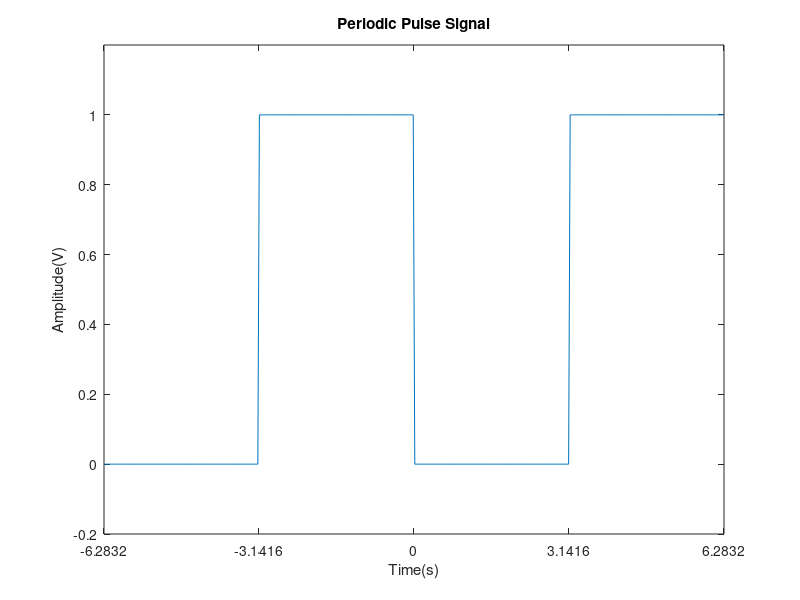
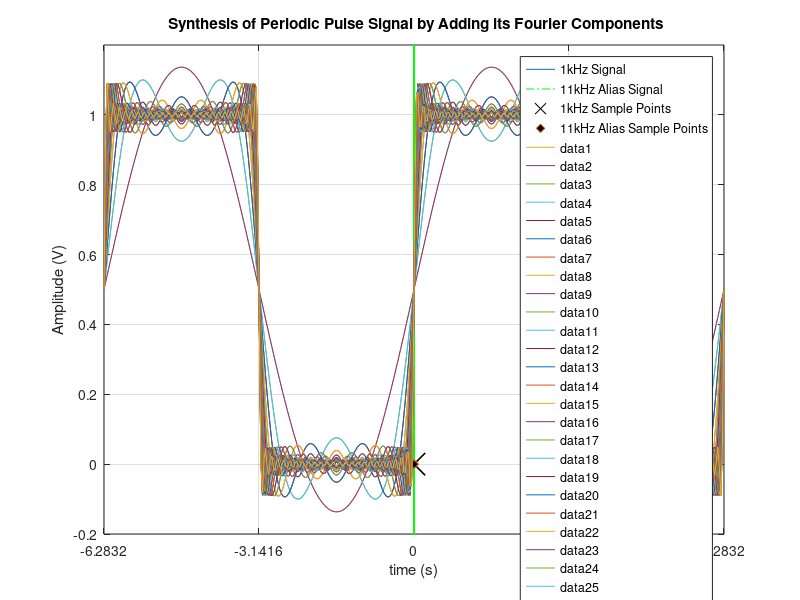

These charts were generated, in order, by the following MATLAB code:
%{
Question 1
***********************************************************************
A sinusoidal signal of amplitude 10V and frequency 1kHz is sampled at a
frequency f s = 10kHz, beginning at time t = 0. Determine the first ten
values of the sampled sequence.

Since there is a sample taken once every 0.1 milliseconds (10kHz) and the 
signal cycle completes once every 1 millisecond (1kHz), the number of
samples taken will be 10, over a 10 millisecond period starting from zero

***********************************************************************
%}

clear all
close all
fs = 10000;                 % 10kHz, sample frequency
f0 = 1000;                  % 1kHz, signal frequency
E = 10;                     % 10V, amplitude
T = 1/f0;                   % signal time period
Ts = 1/fs;                  % Ts = sample interval ( period )

tp = 0:Ts:T;              % array of sample times for one period
sample_vals = E * sin(2*pi*f0*tp); % get the sample values, i.e. x(t)


t = linspace(0, T, fs);     % set up the time array for plot
sig = E * sin(2*pi*f0*t);   % signal array for plot

% plot for clarity/sanity check
figure(1)
plot(t,sig, tp, sample_vals, 'o', 'MarkerFaceColor', 'b');
ylim([-11, 11]);

% output the values for the first 10 samples in the sequence
disp(sample_vals);



%{
Question 2
***********************************************************************
Show that a sinusoid of amplitude 10V and frequency 11kHz sampled at
f s = 10kHz as in Q.1 above is an alias of the 1kHz sampled signal.
***********************************************************************
%}

alias_fs = 10000;                 % 10kHz, sample frequency
alias_f0 = 11000;                  % 11kHz, signal frequency
alias_E = 10;                     % 10V, amplitude
alias_T = 1/alias_f0;                   % signal time period
alias_Ts = 1/alias_fs;                  % Ts = sample interval ( period )
alias_tp = 0:alias_Ts:alias_T*11;              % array of sample times for one period
alias_sample_vals = E * sin(2*pi*f0*alias_tp); % get the sample values, i.e. x(t)
alias_t = linspace(0, alias_T*11, alias_fs);     % set up the time array for plot
alias_sig = E * sin(2*pi*alias_f0*alias_t);   % signal array for plot

% plot for clarity/sanity check
fig2 = figure(2);
plot(t,sig);
hold('on');
plot(alias_t, alias_sig, 'g-.')
plot(tp, sample_vals, 'kx', 'MarkerSize',16)
plot(tp, alias_sample_vals,'d','MarkerFaceColor', 'k');
ylim([-11, 11]);
xlabel('Time (seconds)')
ylabel('Signal Amplitude (V)')
title ('11kHz Alias Signal vs. 1kHz Signal')
legend('1kHz Signal', '11kHz Alias Signal', '1kHz Sample Points', '11kHz Alias Sample Points')


% output the values for the first 10 samples in the alias sequence
disp(alias_sample_vals);


%{
Question 4
***********************************************************************
Pulse wave generation code below was adapted from the lab3 file and
modified as required
***********************************************************************
%}

clear all;
close all;

T = 2*pi;   % signal period
t= linspace(-T, T, 400);  % 400 samples between -2pi and 2pi

% define the amplitude array for one full cycle, T = 2pi
vp = zeros(1,200);  % populate with zeros, f(-pi:0) is off, i.e. 0
vp(101:200) = 1;    % second half cycle is 'on', e.g. f(0:pi) = 1
pulse = [vp,vp];    % define v for full sample range, 4pi

figure(1)
plot(t,pulse);
xlabel('Time(s)');
ylabel ('Amplitude(V)');
title('Periodic Pulse Signal');
set(gca,'XTick',-2*pi:pi:2*pi);
ax.XTickLabel = {'-2\pi','-\pi','0','\pi','2\pi'};
ylim([-.2, 1.2]);
xlim([-2*pi, 2*pi]);

clear all;

% Qu7
E = 1;
T = 2*pi;
tau = pi;
DC = (E*tau)/T;
f0=1/T;
% no of samples per cycle = Fs/f0 = 10000/100 = 100
% 4 cycles => 4 x 100 = 400 samples
t= linspace(-T, T, 400);  % 400 samples between -2pi and 2pi
sig= DC;
figure(2)
for n=1:1:50
Cn = DC*exp(-j*pi*f0*n*tau)*sin(n*pi*tau/T)/(n*pi*tau/T);
An = 2*abs(Cn);
phin = angle(Cn);
sig=sig +An*cos((2*pi*f0*n*t) + phin);
plot(t,sig)
pause (0.5)
end

xlabel('time (s)')
ylabel('Amplitude (V)')
title(' Synthesis of Periodic Pulse Signal by Adding its Fourier Components')
grid on
set(gca,'XTick',-2*pi:pi:2*pi);
ax.XTickLabel = {'-2\pi','-\pi','0','\pi','2\pi'};
ylim([-.2, 1.2]);
xlim([-2*pi, 2*pi]);



